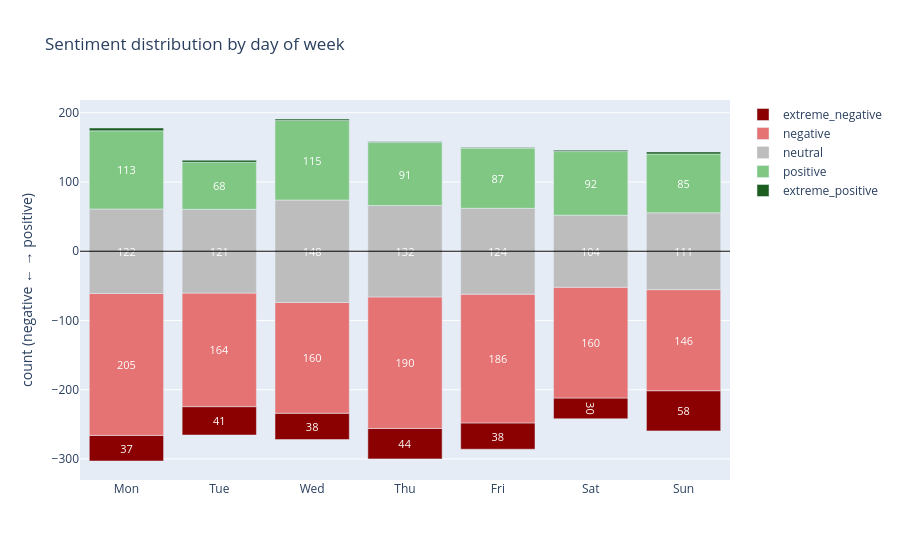
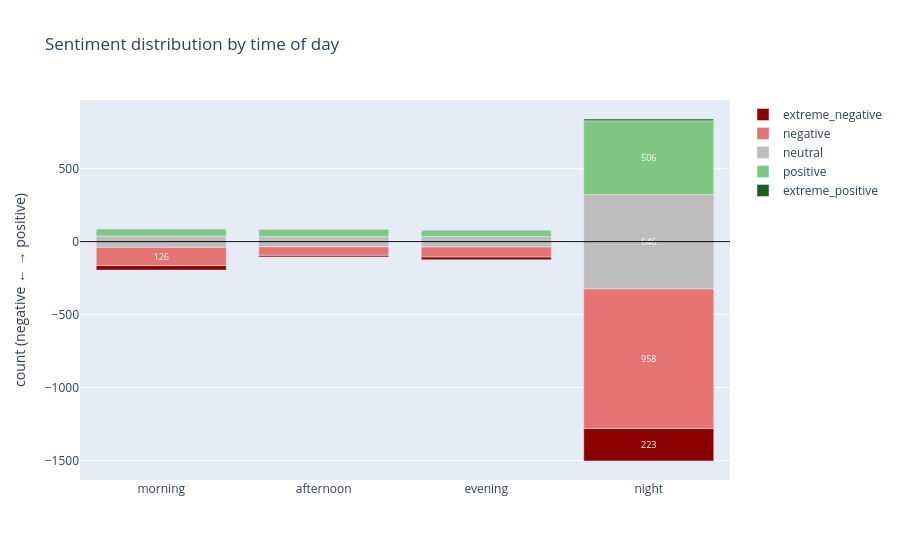
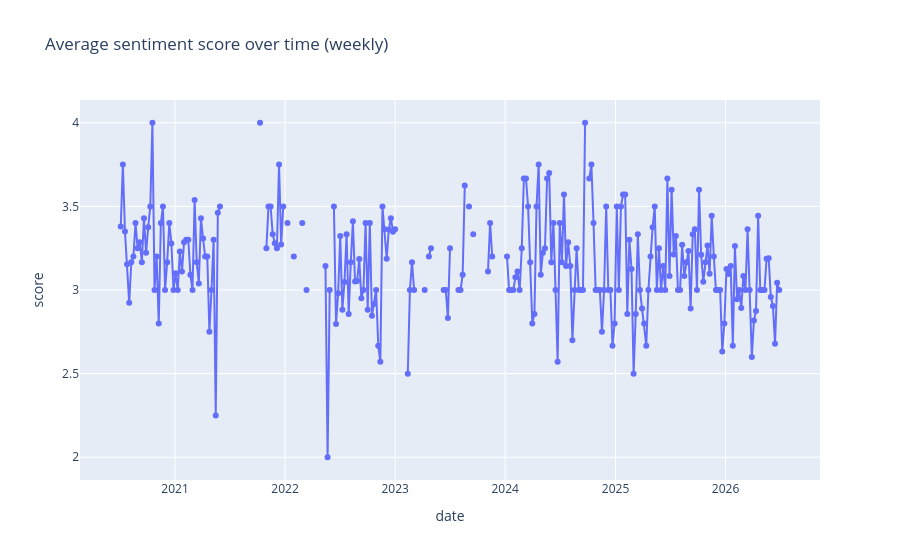

The code cell stored with these charts, in order, in its notebook:
### Markdown cell above
## 4. Sentiment plots

Distribution by day of week and time of day, plus weekly average score.

### Code cell
import plotly.graph_objects as go
import pandas as pd

order = ["extreme_negative", "negative", "neutral", "positive", "extreme_positive"]
day_order = ["Mon", "Tue", "Wed", "Thu", "Fri", "Sat", "Sun"]
tod_order = ["morning", "afternoon", "evening", "night"]

colors = {
    "extreme_negative": "#8B0000",
    "negative": "#E57373",
    "neutral": "#BDBDBD",
    "positive": "#81C784",
    "extreme_positive": "#1B5E20",
}

def diverging_sentiment_bar(data, group_col, group_order, title):
    ct = data.groupby([group_col, "level"]).size().reset_index(name="count")
    piv = (ct.pivot(index=group_col, columns="level", values="count")
             .reindex(index=group_order, columns=order, fill_value=0))

    half_neutral = piv["neutral"] / 2

    base_neg      = -(half_neutral + piv["negative"] + piv["extreme_negative"])
    base_negative = -(half_neutral + piv["negative"])
    base_neutral  = -half_neutral
    base_positive = half_neutral
    base_ex_pos   = half_neutral + piv["positive"]

    bases  = {"extreme_negative": base_neg, "negative": base_negative,
              "neutral": base_neutral, "positive": base_positive,
              "extreme_positive": base_ex_pos}
    counts = {lvl: piv[lvl] for lvl in order}

    fig = go.Figure()
    for level in order:
        c = counts[level]
        labels = c.apply(lambda v: str(v) if v > 0 else "")
        fig.add_trace(go.Bar(
            x=group_order, y=c, base=bases[level],
            name=level, marker_color=colors[level],
            customdata=c,
            text=labels, textposition="inside", insidetextanchor="middle",
            textfont=dict(color="white", size=11),
            hovertemplate="%{x}<br>" + level + ": %{customdata}<extra></extra>",
        ))

    fig.update_layout(
        barmode="overlay", title=title,
        xaxis=dict(categoryorder="array", categoryarray=group_order),
        yaxis_title="count (negative ← → positive)",
        uniformtext_minsize=9, uniformtext_mode="hide",  # hides labels that don't fit rather than overlapping
    )
    fig.add_hline(y=0, line_color="black", line_width=1)
    return fig

diverging_sentiment_bar(sdf, "day_of_week", day_order, "Sentiment distribution by day of week").show()
diverging_sentiment_bar(sdf, "time_of_day", tod_order, "Sentiment distribution by time of day").show()

sdf["date"] = pd.to_datetime(sdf["date"])
weekly = sdf.set_index("date")["score"].resample("W").mean().reset_index()
px.line(weekly, x="date", y="score", title="Average sentiment score over time (weekly)", markers=True).show()

### Figure 1 — Plotly figure (JSON) as saved in the notebook; plotly's stock layout.template omitted (floating-point values rounded to 4 significant figures)
{"data": [{"base": [-303, -265.5, -272, -300, -286, -242, -259.5], "customdata": [37, 41, 38, 44, 38, 30, 58], "hovertemplate": "%{x}<br>extreme_negative: %{customdata}<extra></extra>", "insidetextanchor": "middle", "marker": {"color": "#8B0000"}, "name": "extreme_negative", "text": ["37", "41", "38", "44", "38", "30", "58"], "textfont": {"color": "white", "size": 11}, "textposition": "inside", "type": "bar", "x": ["Mon", "Tue", "Wed", "Thu", "Fri", "Sat", "Sun"], "y": [37, 41, 38, 44, 38, 30, 58]}, {"base": [-266, -224.5, -234, -256, -248, -212, -201.5], "customdata": [205, 164, 160, 190, 186, 160, 146], "hovertemplate": "%{x}<br>negative: %{customdata}<extra></extra>", "insidetextanchor": "middle", "marker": {"color": "#E57373"}, "name": "negative", "text": ["205", "164", "160", "190", "186", "160", "146"], "textfont": {"color": "white", "size": 11}, "textposition": "inside", "type": "bar", "x": ["Mon", "Tue", "Wed", "Thu", "Fri", "Sat", "Sun"], "y": [205, 164, 160, 190, 186, 160, 146]}, {"base": [-61, -60.5, -74, -66, -62, -52, -55.5], "customdata": [122, 121, 148, 132, 124, 104, 111], "hovertemplate": "%{x}<br>neutral: %{customdata}<extra></extra>", "insidetextanchor": "middle", "marker": {"color": "#BDBDBD"}, "name": "neutral", "text": ["122", "121", "148", "132", "124", "104", "111"], "textfont": {"color": "white", "size": 11}, "textposition": "inside", "type": "bar", "x": ["Mon", "Tue", "Wed", "Thu", "Fri", "Sat", "Sun"], "y": [122, 121, 148, 132, 124, 104, 111]}, {"base": [61, 60.5, 74, 66, 62, 52, 55.5], "customdata": [113, 68, 115, 91, 87, 92, 85], "hovertemplate": "%{x}<br>positive: %{customdata}<extra></extra>", "insidetextanchor": "middle", "marker": {"color": "#81C784"}, "name": "positive", "text": ["113", "68", "115", "91", "87", "92", "85"], "textfont": {"color": "white", "size": 11}, "textposition": "inside", "type": "bar", "x": ["Mon", "Tue", "Wed", "Thu", "Fri", "Sat", "Sun"], "y": [113, 68, 115, 91, 87, 92, 85]}, {"base": [174, 128.5, 189, 157, 149, 144, 140.5], "customdata": [4, 3, 2, 1, 1, 2, 3], "hovertemplate": "%{x}<br>extreme_positive: %{customdata}<extra></extra>", "insidetextanchor": "middle", "marker": {"color": "#1B5E20"}, "name": "extreme_positive", "text": ["4", "3", "2", "1", "1", "2", "3"], "textfont": {"color": "white", "size": 11}, "textposition": "inside", "type": "bar", "x": ["Mon", "Tue", "Wed", "Thu", "Fri", "Sat", "Sun"], "y": [4, 3, 2, 1, 1, 2, 3]}], "layout": {"barmode": "overlay", "shapes": [{"line": {"color": "black", "width": 1}, "type": "line", "x0": 0, "x1": 1, "xref": "x domain", "y0": 0, "y1": 0, "yref": "y"}], "title": {"text": "Sentiment distribution by day of week"}, "uniformtext": {"minsize": 9, "mode": "hide"}, "xaxis": {"categoryarray": ["Mon", "Tue", "Wed", "Thu", "Fri", "Sat", "Sun"], "categoryorder": "array"}, "yaxis": {"title": {"text": "count (negative ← → positive)"}}}}

### Figure 2 — Plotly figure (JSON) as saved in the notebook; plotly's stock layout.template omitted (floating-point values rounded to 4 significant figures)
{"data": [{"base": [-195, -104.5, -124.5, -1504], "customdata": [31, 12, 20, 223], "hovertemplate": "%{x}<br>extreme_negative: %{customdata}<extra></extra>", "insidetextanchor": "middle", "marker": {"color": "#8B0000"}, "name": "extreme_negative", "text": ["31", "12", "20", "223"], "textfont": {"color": "white", "size": 11}, "textposition": "inside", "type": "bar", "x": ["morning", "afternoon", "evening", "night"], "y": [31, 12, 20, 223]}, {"base": [-164, -92.5, -104.5, -1281], "customdata": [126, 58, 69, 958], "hovertemplate": "%{x}<br>negative: %{customdata}<extra></extra>", "insidetextanchor": "middle", "marker": {"color": "#E57373"}, "name": "negative", "text": ["126", "58", "69", "958"], "textfont": {"color": "white", "size": 11}, "textposition": "inside", "type": "bar", "x": ["morning", "afternoon", "evening", "night"], "y": [126, 58, 69, 958]}, {"base": [-38, -34.5, -35.5, -323], "customdata": [76, 69, 71, 646], "hovertemplate": "%{x}<br>neutral: %{customdata}<extra></extra>", "insidetextanchor": "middle", "marker": {"color": "#BDBDBD"}, "name": "neutral", "text": ["76", "69", "71", "646"], "textfont": {"color": "white", "size": 11}, "textposition": "inside", "type": "bar", "x": ["morning", "afternoon", "evening", "night"], "y": [76, 69, 71, 646]}, {"base": [38, 34.5, 35.5, 323], "customdata": [50, 52, 43, 506], "hovertemplate": "%{x}<br>positive: %{customdata}<extra></extra>", "insidetextanchor": "middle", "marker": {"color": "#81C784"}, "name": "positive", "text": ["50", "52", "43", "506"], "textfont": {"color": "white", "size": 11}, "textposition": "inside", "type": "bar", "x": ["morning", "afternoon", "evening", "night"], "y": [50, 52, 43, 506]}, {"base": [88, 86.5, 78.5, 829], "customdata": [1, 1, 2, 12], "hovertemplate": "%{x}<br>extreme_positive: %{customdata}<extra></extra>", "insidetextanchor": "middle", "marker": {"color": "#1B5E20"}, "name": "extreme_positive", "text": ["1", "1", "2", "12"], "textfont": {"color": "white", "size": 11}, "textposition": "inside", "type": "bar", "x": ["morning", "afternoon", "evening", "night"], "y": [1, 1, 2, 12]}], "layout": {"barmode": "overlay", "shapes": [{"line": {"color": "black", "width": 1}, "type": "line", "x0": 0, "x1": 1, "xref": "x domain", "y0": 0, "y1": 0, "yref": "y"}], "title": {"text": "Sentiment distribution by time of day"}, "uniformtext": {"minsize": 9, "mode": "hide"}, "xaxis": {"categoryarray": ["morning", "afternoon", "evening", "night"], "categoryorder": "array"}, "yaxis": {"title": {"text": "count (negative ← → positive)"}}}}

### Figure 3 — Plotly figure (JSON) as saved in the notebook; plotly's stock layout.template omitted (floating-point values rounded to 4 significant figures; data arrays with more than 128 entries replaced by an {"elided": "..."} marker saying what was removed)
{"data": [{"hovertemplate": "date=%{x}<br>score=%{y}<extra></extra>", "legendgroup": "", "line": {"color": "#636efa", "dash": "solid"}, "marker": {"symbol": "circle"}, "mode": "lines+markers", "name": "", "orientation": "v", "showlegend": false, "type": "scatter", "x": {"elided": "313 str values"}, "xaxis": "x", "y": {"elided": "313 float values"}, "yaxis": "y"}], "layout": {"legend": {"tracegroupgap": 0}, "title": {"text": "Average sentiment score over time (weekly)"}, "xaxis": {"anchor": "y", "domain": [0, 1], "title": {"text": "date"}}, "yaxis": {"anchor": "x", "domain": [0, 1], "title": {"text": "score"}}}}
